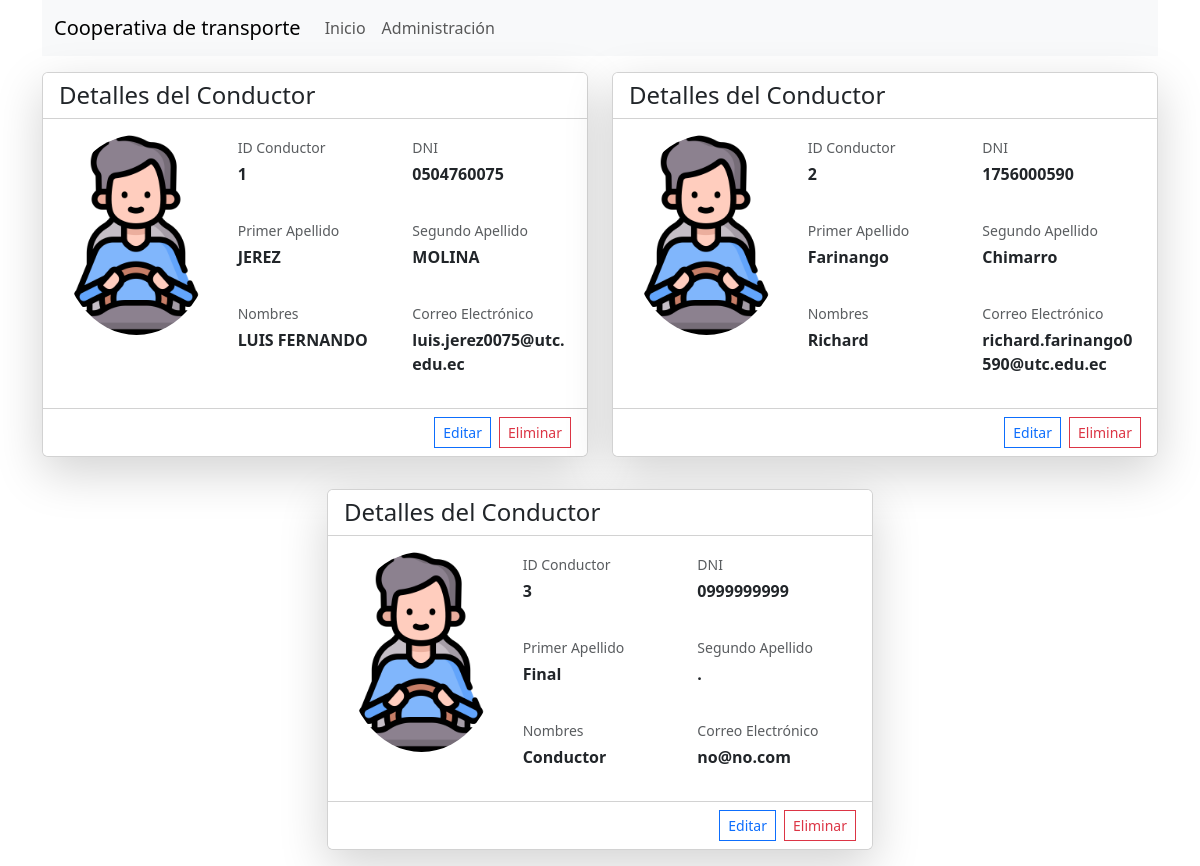
/conductores/, run on an earlier commit of the app's database.
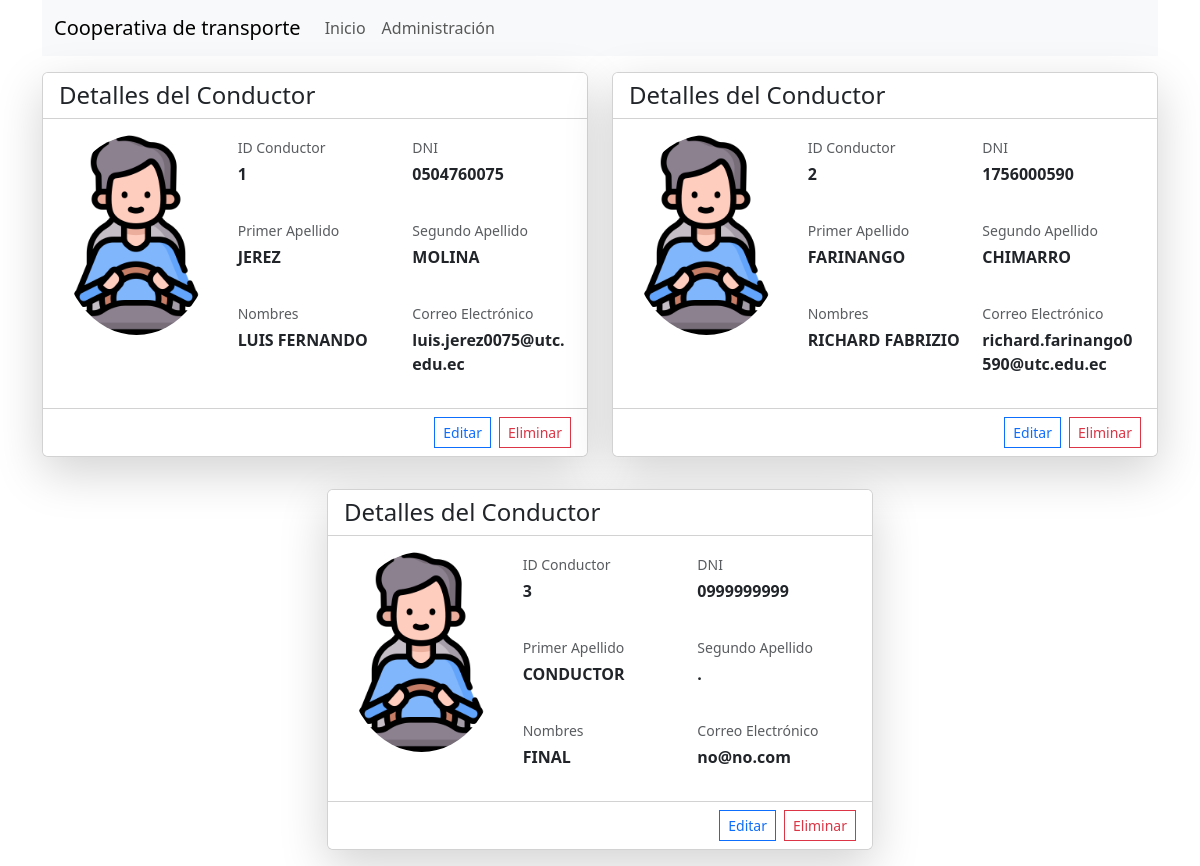
And on a later commit of the database.
### Apps/conductores/models.py (models this page shows, shortened)
class Conductores(models.Model):
    id = models.AutoField(primary_key=True)
    dni = models.CharField(unique=True, max_length=10)
    foto = models.ImageField(upload_to='conductores/', default='conductores/conductor_default.png')
    apellido1 = models.CharField(max_length=150)
    apellido2 = models.CharField(max_length=150)
    nombres = models.CharField(max_length=150)
    email = models.EmailField()
    celular = models.CharField(max_length=10)

### Apps/conductores/views.py (the view)
# urls.py: path('', views.inicio),
def inicio(request):
    return render(request, 'conductores.html', {'conductores': Conductores.objects.all()})

### Apps/conductores/templates/conductores.html (shortened to what this page needs)
{% extends 'base.html' %}
{% block body %}
<div class="row justify-content-center">
  {% for c in conductores %}
  <div class="col-md-6 mt-3 mb-3">
      <div class="card shadow-lg">
          <div class="card-header bg-white d-flex justify-content-between align-items-center">
              <h4 class="mb-0">Detalles del Conductor </h4>
          </div>
          <div class="card-body">
              <div class="row">
                  <div class="col-md-4 text-center mb-4">
                      {% if c.foto %}
                          <img src="{{ c.foto.url }}" alt="Foto de {{ cliente.nombres }}"
                               class="img-fluid rounded-circle mb-2" style="width: 200px; height: 200px; object-fit: cover;">
                      {% else %}
                          <div class="bg-secondary rounded-circle d-flex align-items-center justify-content-center mx-auto"
                               style="width: 200px; height: 200px;">
                              <span class="text-white display-4">{{ c.nombres|first|upper }}{{ c.apellido1|first|upper }}</span>
                          </div>
                      {% endif %}
                  </div>
                  <div class="col-md-8">
                      <div class="row g-3">
                          <div class="col-md-6">
                              <div class="detail-item">
                                  <label class="text-muted small mb-1">ID Conductor</label>
                                  <p class="mb-3 fw-bold">{{ c.id }}</p>
                              </div>
                          </div>
                          <div class="col-md-6">
                              <div class="detail-item">
                                  <label class="text-muted small mb-1">DNI</label>
                                  <p class="mb-3 fw-bold">{{ c.dni }}</p>
                              </div>
                          </div>
                          <div class="col-md-6">
                              <div class="detail-item">
                                  <label class="text-muted small mb-1">Primer Apellido</label>
                                  <p class="mb-3 fw-bold">{{ c.apellido1 }}</p>
                              </div>
                          </div>
                          <div class="col-md-6">
                              <div class="detail-item">
                                  <label class="text-muted small mb-1">Segundo Apellido</label>
                                  <p class="mb-3 fw-bold">{{ c.apellido2 }}</p>
                              </div>
                          </div>
                          <div class="col-md-6">
                              <div class="detail-item">
                                  <label class="text-muted small mb-1">Nombres</label>
                                  <p class="mb-3 fw-bold">{{ c.nombres }}</p>
                              </div>
                          </div>
                          <div class="col-md-6">
                              <div class="detail-item">
                                  <label class="text-muted small mb-1">Correo Electrónico</label>
                                  <p class="mb-3 fw-bold">{{ c.email }}</p>
                              </div>
                          </div>
                      </div>
                  </div>
              </div>
          </div>
          <div class="card-footer bg-white">
              <div class="d-flex justify-content-end">
                  <a href="/conductores/administracion/editar/{{c.id}}" class="rounded-0 btn btn-outline-primary btn-sm me-2">
                       Editar
                  </a>
                  <form action="/conductores/administracion/eliminar/{{c.id}}" method="post">
                      <button type="submit" class="rounded-0 btn btn-outline-danger btn-sm" onclick="return confirm('Segundo quieres eliminar el conductor con el DNI: {{c.dni}}')" >
                           Eliminar
                      </button>
                  </form>
              </div>
          </div>
      </div>
  </div>
  {% endfor %}
</div>
{% endblock %}

What changed in the data, as far as the page shows it:
changed Conductores "richard.farinango0590@utc.edu.ec": apellido1 "Farinango" → "FARINANGO"; apellido2 "Chimarro" → "CHIMARRO"; nombres "Richard" → "RICHARD FABRIZIO"
changed Conductores "no@no.com": apellido1 "Final" → "CONDUCTOR"; nombres "Conductor" → "FINAL"
